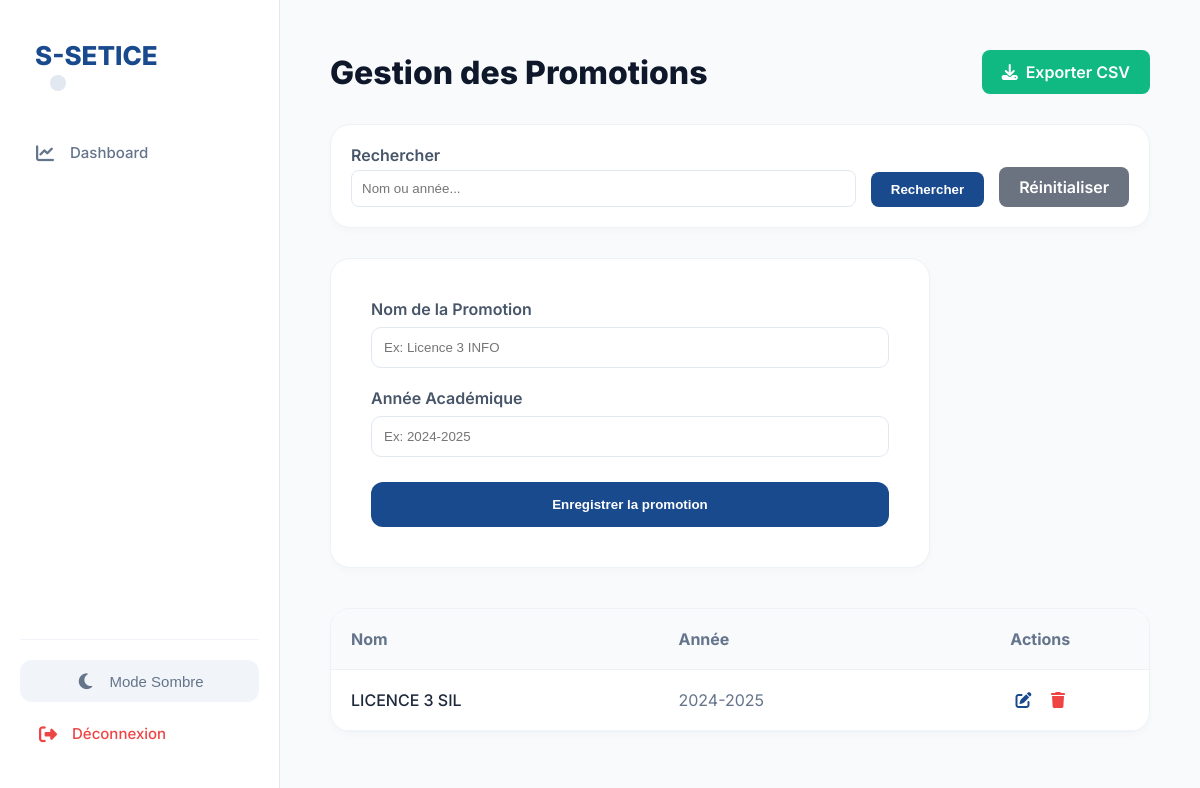
Before: /views/promotions.php with the older database file.
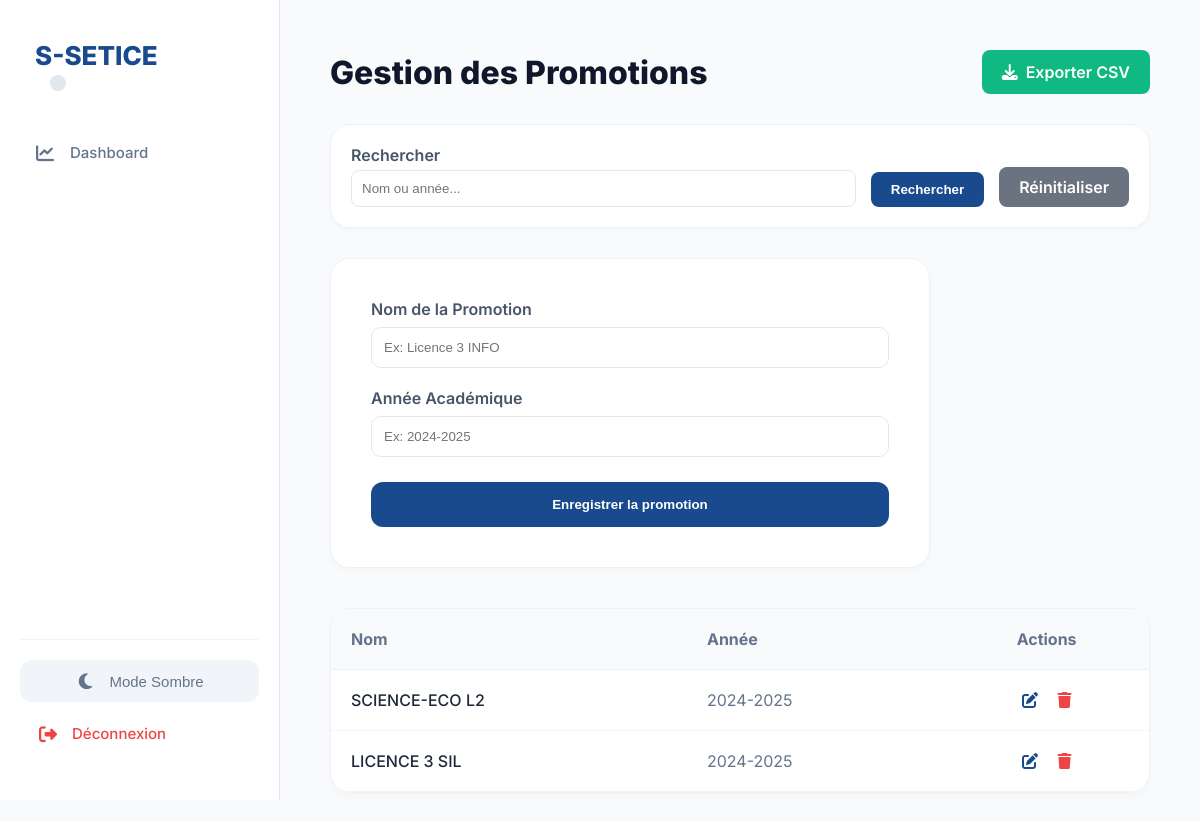
After: the same page with the newer database file.
### tables this page shows
CREATE TABLE IF NOT EXISTS `promotions` (
  `id` int NOT NULL AUTO_INCREMENT,
  `nom` varchar(100) DEFAULT NULL,
  `annee` varchar(10) DEFAULT NULL,
  PRIMARY KEY (`id`)
);

### includes/csrf.php (called while the page is built, shortened)
<?php
function generateCsrfToken() {
    return $_SESSION['csrf_token'];
}

### views/promotions.php (the view, shortened to what the changed rows need)
<?php
require_once('../config/db.php');
require_once('../includes/csrf.php');
$page = max(1, intval($_GET['page'] ?? 1));
$per_page = 10;
$where = [];
$params = [];
$where_clause = !empty($where) ? "WHERE " . implode(" AND ", $where) : "";
$offset = ($page - 1) * $per_page;
$query = "SELECT * FROM promotions $where_clause ORDER BY id DESC LIMIT $per_page OFFSET $offset";
$query_stmt = $pdo->prepare($query);
$query_stmt->execute($params);
$promos = $query_stmt->fetchAll();
?>
<!DOCTYPE html>
<html lang="fr">
<head>
    <link rel="stylesheet" href="https://cdnjs.cloudflare.com/ajax/libs/font-awesome/6.4.0/css/all.min.css">
    <link rel="stylesheet" href="../assets/css/style.css">
</head>
<body style="margin:0; font-family:'Inter', sans-serif; background:#f8fafc;">
    <?php include('../includes/sidebar.php'); ?>
    <main style="margin-left: 280px; padding: 50px;">
        <div style="display: flex; justify-content: space-between; align-items: center; margin-bottom: 30px;">
            <h1 style="font-weight: 800; color: #0f172a;">Gestion des Promotions</h1>
        </div>
        <div
            style="background: white; border-radius: 20px; border: 1px solid #edf2f7; margin-top: 40px; overflow: hidden; box-shadow: 0 4px 6px rgba(0,0,0,0.02);">
            <table style="width: 100%; border-collapse: collapse; text-align: left;">
                <thead>
                    <tr style="background: #f8fafc; border-bottom: 1px solid #edf2f7;">
                        <th style="padding: 20px; color: #64748b;">Nom</th>
                        <th style="padding: 20px; color: #64748b;">Année</th>
                        <th style="padding: 20px; color: #64748b; text-align: center;">Actions</th>
                    </tr>
                </thead>
                <tbody>
                    <?php foreach($promos as $p): ?>
                    <tr style="border-bottom: 1px solid #f1f5f9;">
                        <td style="padding: 20px; font-weight: 500;"><?= htmlspecialchars($p['nom']) ?></td>
                        <td style="padding: 20px; color: #64748b;"><?= htmlspecialchars($p['annee']) ?></td>
                        <td style="padding: 20px; text-align: center;">
                            <a href="edit_promotion.php?id=<?= $p['id'] ?>"
                                style="color: #1a4a8e; margin-right: 15px;"><i class="fas fa-edit"></i></a>
                            <a href="../actions/delete_action.php?type=promotion&id=<?= $p['id'] ?>&csrf_token=<?= generateCsrfToken() ?>"
                                onclick="return confirm('Supprimer cette promotion ?')" style="color: #ef4444;"><i
                                    class="fas fa-trash"></i></a>
                        </td>
                    </tr>
                    <?php endforeach; ?>
                </tbody>
            </table>
        </div>
    </main>
</body>
</html>

Changed rows visible on the page:
added promotions: nom "SCIENCE-ECO L2", annee "2024-2025"
